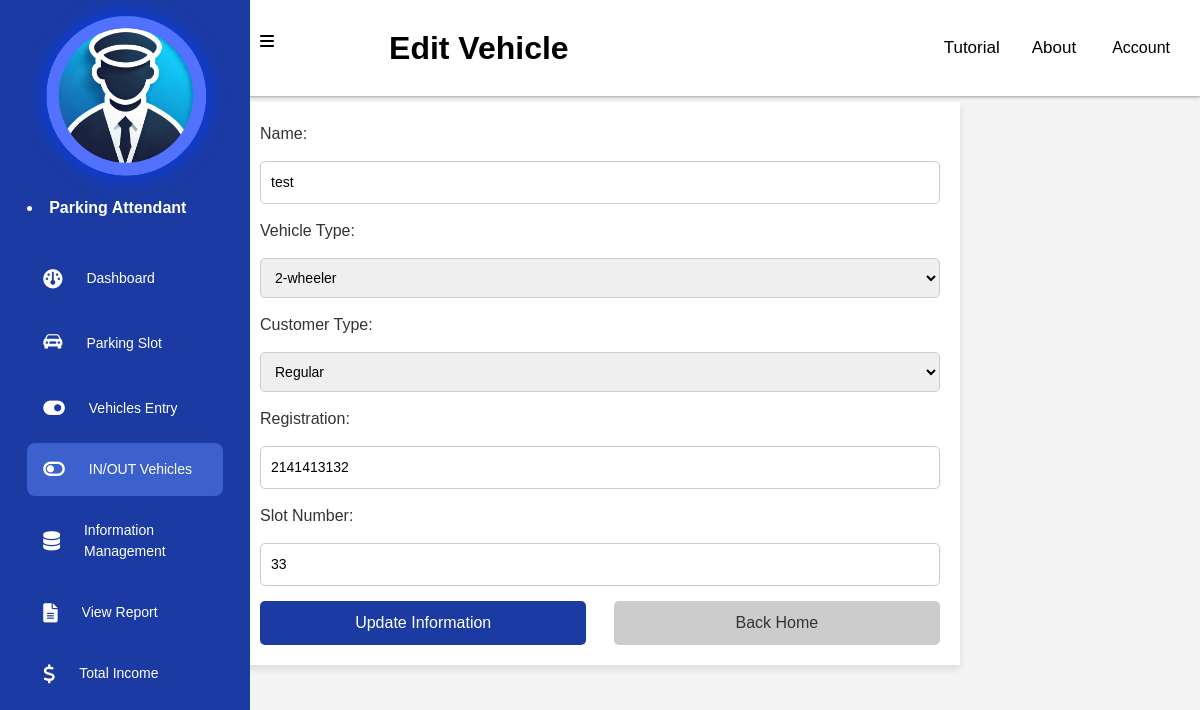
The app's page /attendant_editVehicle.php?id=132 with its own data.
### tables this page shows
CREATE TABLE `vehicle_entries` (
  `id` int(11) NOT NULL,
  `name` varchar(255) DEFAULT NULL,
  `vehicle_type` varchar(50) DEFAULT NULL,
  `customer_type` varchar(50) DEFAULT NULL,
  `registration` varchar(50) DEFAULT NULL,
  `slot_number` int(11) DEFAULT NULL,
  `date` date DEFAULT NULL,
  `time` time DEFAULT NULL,
  `price` decimal(10,2) DEFAULT NULL,
  `status` varchar(10) DEFAULT 'In'
);

### attendant_editVehicle.php (the view, shortened to what this page needs)
<?php
include('db_connect.php');
if (isset($_GET['id']) && is_numeric($_GET['id'])) {
    $vehicle_id = intval($_GET['id']);
    $sql = "SELECT * FROM vehicle_entries WHERE id = ?";
    $stmt = $conn->prepare($sql);
    $stmt->bind_param("i", $vehicle_id);
    $stmt->execute();
    $result = $stmt->get_result();
    if ($result->num_rows > 0) {
        $row = $result->fetch_assoc();
    } else {
        die("<script>alert('Vehicle not found.'); window.location.href='attendantoutvehicle.php';</script>");
    }
} else {
    die("<script>alert('Invalid vehicle ID.'); window.location.href='attendantoutvehicle.php';</script>");
}
?>
<!DOCTYPE html>
<html lang="en">
<head>
    <link rel="stylesheet" href="admins.css">
    <link rel="stylesheet" href="https://cdnjs.cloudflare.com/ajax/libs/bootstrap-icons/1.10.5/font/bootstrap-icons.min.css">
    <link rel="stylesheet" href="https://cdnjs.cloudflare.com/ajax/libs/font-awesome/6.0.0-beta3/css/all.min.css">
    <link rel="stylesheet" href="https://cdn.jsdelivr.net/npm/bootstrap@5.3.3/dist/css/bootstrap.min.css">
</head>
<body>
<div class="topnav">
    <a class="name">Edit Vehicle</a>
    <a href="attendantdashboard.php">Tutorial</a>
    <a href="attendantdashboard.php">About</a>
        <div class="dropdown">
            <button class="account-btn" onclick="toggleDropdown()">Account</button>
        </div>
      </div>
      <div class="sidebar" id="sidebar">
        <div class="logo">
        <img src="attendants.png" alt="Parking System Logo" width="200" >
           <li>
                   <a>
                   <span><b>Parking Attendant</b></span>
                   </a>
               </li>
       </div>
       <br>
       <ul class="menu">
               <li>
                   <a href="attendantdashboard.php">
                       <i class="fas fa-gauge"></i>
                       <span>Dashboard</span>
                   </a>
               </li>
               <li>
                   <a href="attendparkingslot.php">
                       <i class="bi bi-car-front-fill"></i>
                       <span>Parking Slot</span>
                   </a>
               </li>
               <li>
                   <a href="attendantentry.php">
                       <span>Vehicles Entry</span>
                   </a>
               </li>
               <li class="active">
                   <a href="attendantoutvehicle.php">
                         <span>IN/OUT Vehicles</span>
                    </a>
               </li>
               <li>
                   <a href="attendantInformationmanagement.php">
                       <i class="fas fa-database"></i>
                       <span>Information Management</span>
                   </a>
               </li>
               <li>
            <a href="attendantincomereport.php">
                <i class="fas fa-file-alt"></i>
                <span>View Report</span>
            </a>
        </li>
        <li>
            <a href="attendanttotalincome.php">
                <i class="fas fa-dollar-sign"></i>
                    <span>Total Income</span>
            </a>
        </li>
           </ul>
       </div>
       <div class="toggle-btn" id="toggleBtn">
           <i class="fas fa-bars"></i>
       </div>
       <br>
       <br>
       <br>
<div class="container">
        <form action="attendant_editVehicle.php?id=<?php echo $vehicle_id; ?>" method="post">
            <label for="name">Name:</label>
            <input type="text" id="name" name="name" value="<?php echo htmlspecialchars($row['name']); ?>" required>
            <label for="vehicle_type">Vehicle Type:</label>
            <select id="vehicle_type" name="vehicle_type" required>
                <option value="2-wheeler" <?php echo ($row['vehicle_type'] == '2-wheeler') ? 'selected' : ''; ?>>2-wheeler</option>
            </select>
            <label for="customer_type">Customer Type:</label>
            <select id="customer_type" name="customer_type" required>
                <option value="Regular" <?php echo ($row['customer_type'] == 'Regular') ? 'selected' : ''; ?>>Regular</option>
            </select>
            <label for="registration">Registration:</label>
            <input type="text" id="registration" name="registration" value="<?php echo htmlspecialchars($row['registration']); ?>" required>
            <label for="slot_number">Slot Number:</label>
            <input type="number" id="slot_number" name="slot_number" value="<?php echo htmlspecialchars($row['slot_number']); ?>" required>
            <div class="form-buttons">
                <button type="submit" name="update">Update Information</button>
                <button class="back-home-button" type="button" onclick="window.location.href='attendantoutvehicle.php'">Back Home</button>
            </div>
        </form>
    </div>
</body>
</body>
</html>

### admins.css (style rules this page uses)
* { padding: 0; border: none; outline: none; box-sizing: border-box; font-family: "Poppins", sans-serif; scroll-behavior: smooth; }
body { background-color: white; font-family: Arial, sans-serif; line-height: 1.6; color: #333; padding: 20px; }
.topnav { padding: 8px; position: fixed; top: 0; left: 0; width: 100%; background-color: white; box-shadow: rgba(60, 64, 67, 0.3) 0px 1px 2px 0px, rgba(60, 64, 67, 0.15) 0px 1px 3px 1px; display: flex; justify-content: space-between; align-items: center; }
.topnav .name { pointer-events: none; flex-grow: 1; text-align: center; font-size: 2rem; color: black; text-decoration: none; font-weight: 700; cursor: pointer; }
.topnav a { color: black; text-align: center; padding: 14px 16px; text-decoration: none; font-size: 17px; }
.topnav a:first-child { margin-left: 20px; }
.sidebar { position: fixed; top: 0; left: 0; bottom: 0; width: 250px; height: 100vh; padding: 0 1.7rem; color: white; overflow: hidden; transition: all 0.5s ease; text-decoration: none; z-index: 1000; background: linear-gradient(to right, #1b3ba3, #1b3ba3); }
.logo img { display: block; margin: 0 auto; filter: drop-shadow(0 0 10px #003cff); animation: glow 1.5s ease-in-out infinite alternate; }
.menu { height: 88%; list-style: none; padding: 0; text-decoration: none; }
.menu li { padding: 1rem; margin: 8px 0; border-radius: 8px; transition: all 0.5s ease; }
.menu li:hover, .active { background-color: #3C61CC; }
.menu a { color: white; font-size: 14px; text-decoration: none; display: flex; align-items: center; gap: 1.5rem; }
.menu a span { overflow: hidden; transition: all 0.5s ease; text-decoration: none; }
.menu a i { font-size: 1.2rem; }
.toggle-btn { position: fixed; top: 20px; left: 250px; background-color: white; color: black; padding: 10px; border-radius: 4px; cursor: pointer; transition: left 0.5s ease; }
span { color: white; font-weight: 400; text-decoration: none; }
.topnav { display: flex; justify-content: space-between; align-items: center; padding: 10px; background-color: white; color: white; }
.account-btn { background-color: transparent; color: black; border: none; padding: 10px 20px; cursor: pointer; }
.dropdown { position: relative; display: inline-block; }

### attendant_editVehicle.php (style rules this page uses)
body { font-family: Arial, sans-serif; background-color: #f4f4f4; margin: 0; padding: 0; }
.container { width: 60%; margin: 30px auto; background-color: #fff; padding: 20px; box-shadow: 0 4px 8px rgba(0, 0, 0, 0.1); }
form { display: grid; grid-template-columns: 1fr; gap: 15px; }
label { font-size: 16px; color: #333; }
input[type="text"], input[type="number"], select { padding: 10px; border: 1px solid #ccc; border-radius: 5px; width: 100%; font-size: 14px; }
.form-buttons { display: flex; justify-content: space-between; }
button[type="submit"] { background-color: #1b3ba3; color: white; padding: 10px 20px; border: none; border-radius: 5px; cursor: pointer; font-size: 16px; width: 48%; }
.back-home-button { background-color: #ccc; color: #333; padding: 10px 20px; border: none; border-radius: 5px; cursor: pointer; font-size: 16px; width: 48%; }

### records on screen
vehicle_entries: name "test", vehicle_type "2-wheeler", customer_type "Regular", registration "2141413132", slot_number "33"
